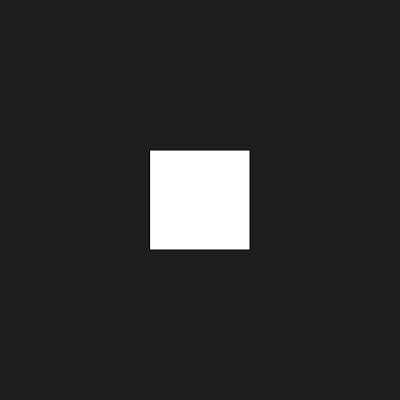
Frame 1 (no input)
Frame 60 (no input): identical to frame 1, image omitted
Frame 120 (the mouse pressed at the canvas centre since frame 60): identical to frame 1, image omitted

The p5.js sketch that drew this single still picture (run headless with seeded random() and noise() and a simulated clock; from frame 60 on, the mouse is pressed at the canvas centre):

// p5.js sketch
// ── sketch.js

function setup() {
  createCanvas(400,400);
}

function draw() 
{
  background(30);
  rectMode(CENTER);
  rect(200, 200, 100, 100);
}
